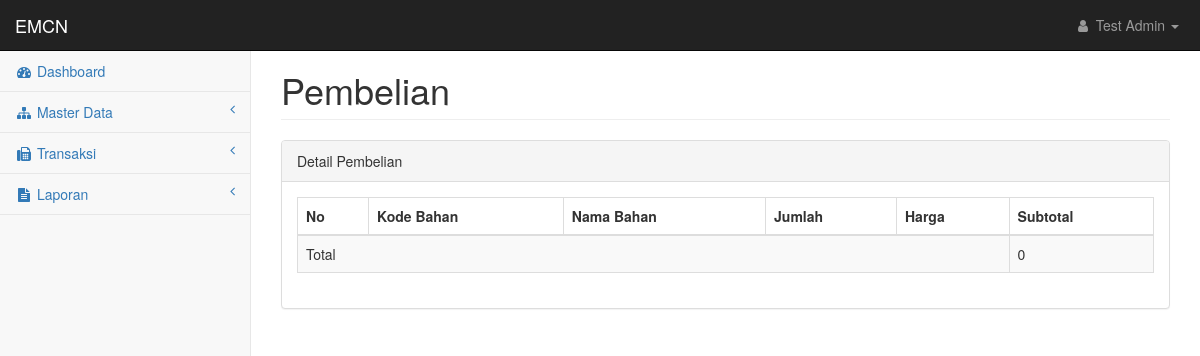
The app's page /index.php/PembelianController/getDetail/PBL-00002, older data.
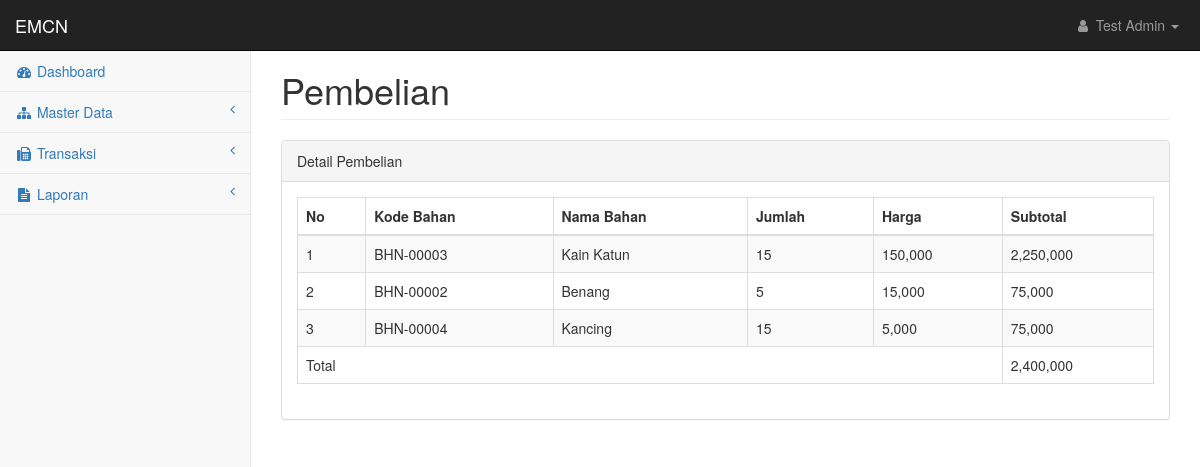
The same page, newer data.
### tables this page shows
CREATE TABLE `detail_pembelian` (
  `no_transaksi` varchar(50) NOT NULL,
  `kd_bahan` varchar(50) NOT NULL,
  `jumlah` int(11) NOT NULL,
  `harga` int(11) NOT NULL,
  `subtotal` int(11) NOT NULL
);

CREATE TABLE `bahan` (
  `kd_bahan` varchar(50) NOT NULL,
  `nama_bahan` varchar(50) NOT NULL,
  `stok` int(11) NOT NULL,
  `jenis` varchar(50) NOT NULL,
  `satuan` varchar(50) NOT NULL
);

### application/controllers/PembelianController.php (called while the page is built, shortened)
<?php
class PembelianController extends CI_Controller {
    public function getDetail()
    {
        $kd = $this->uri->segment(3);
		$index['data'] = $this->PembelianModel->getDetail($kd);
		$index['nav']  = 'Pembelian';
        $index['sub']  = 'Detail Pembelian';
        $index['content'] = 'pembelian/detail_view';
		$this->load->view('Template', $index);
    }
}

### index.php (called while the page is built, shortened)
<?php
require_once BASEPATH.'core/CodeIgniter.php';

### application/models/PembelianModel.php (called while the page is built, shortened)
<?php
class PembelianModel extends CI_Model
{
    public function getDetail($kd)
    {
        $this->db->select('a.kd_bahan,nama_bahan,jumlah,harga,subtotal');
        $this->db->from('bahan a');
        $this->db->join('detail_pembelian b', 'a.kd_bahan=b.kd_bahan');
        $this->db->where('b.no_transaksi',$kd);
        return $this->db->get()->result_array();
    }
}
?>

### application/views/pembelian/detail_view.php (the view)
<div class="row">
<div class="col-md-12">
<h1 class="page-header"><?php echo $nav; ?></h1>
</div>
</div>
<div class="row">
<div class="col-md-12">
<div class="panel panel-default">
<div class="panel-heading"><?php echo $sub; ?></div>
<div class="panel-body">
<div class="table-responsive">
<table class="table table-bordered table-striped table-hover">
<thead>
<tr>
<th>No</th>
<th>Kode Bahan</th>
<th>Nama Bahan</th>
<th>Jumlah</th>
<th>Harga</th>
<th>Subtotal</th>
</tr>
</thead>
<tbody>
<?php
$no=1;
$total = 0;
foreach($data as $dt){ ?>
<tr>
<td><?php echo $no; ?></td>
<td><?php echo $dt['kd_bahan']; ?></td>
<td><?php echo $dt['nama_bahan']; ?></td>
<td><?php echo $dt['jumlah']; ?></td>
<td><?php echo number_format($dt['harga']); ?></td>
<td><?php echo number_format($dt['subtotal']); ?></td>
</tr>
<?php
$total = $total + $dt['subtotal'];
$no++;
} ?>
<tr>
<td colspan="5">Total</td>
<td><?php echo number_format($total); ?></td>
</tr>
</tbody>
</table>
</div>
</div>
</div>
</div>
</div>

### application/views/Template.php (shortened to what this page needs)
<!DOCTYPE html>
<html lang="en">
    <head>
        <link href="<?php echo base_url('assets/') ?>/css/bootstrap.min.css" rel="stylesheet">
        <link href="<?php echo base_url('assets/') ?>/css/metisMenu.min.css" rel="stylesheet">
        <link href="<?php echo base_url('assets/') ?>/css/startmin.css" rel="stylesheet">
        <link href="<?php echo base_url('assets/') ?>/css/dataTables/dataTables.bootstrap.css" rel="stylesheet">
        <link href="<?php echo base_url('assets/') ?>/css/dataTables/dataTables.responsive.css" rel="stylesheet">
        <link href="<?php echo base_url('assets/') ?>/css/font-awesome.min.css" rel="stylesheet" type="text/css">
    </head>
    <body>
        <div id="wrapper">
            <nav class="navbar navbar-inverse navbar-fixed-top" role="navigation">
                <div class="navbar-header">
                    <a class="navbar-brand" href="">EMCN</a>
                </div>
                <ul class="nav navbar-right navbar-top-links">
                    <li class="dropdown">
                        <a class="dropdown-toggle" data-toggle="dropdown" href="#">
                            <i class="fa fa-user fa-fw"></i> Test Admin <b class="caret"></b>
                        </a>
                    </li>
                </ul>
                <div class="navbar-default sidebar" role="navigation">
                    <div class="sidebar-nav navbar-collapse">
                        <ul class="nav" id="side-menu">
                            <li>
                                <a href="index.html"><i class="fa fa-dashboard fa-fw"></i> Dashboard</a>
                            </li>
                            <li>
                                <a href="#"><i class="fa fa-sitemap fa-fw"></i> Master Data<span class="fa arrow"></span></a>
                            </li>
                            <li>
                                <a href="#"><i class="fa fa-fax fa-fw"></i> Transaksi<span class="fa arrow"></span></a>
                            </li>
                            <li>
                                <a href="#"><i class="fa fa-file-text fa-fw"></i> Laporan<span class="fa arrow"></span></a>
                            </li>
                        </ul>
                    </div>
                </div>
            </nav>
            <div id="page-wrapper">
                <div class="container-fluid">
                    <div class="row">
                        <div class="col-lg-12">
                            <?php $this->load->view($content); ?>
                        </div>
                    </div>
                </div>
            </div>
        </div>
    </body>
</html>

### assets/css/startmin.css (style rules this page uses)
body { background-color: #f8f8f8; }
#wrapper { width: 100%; }
#page-wrapper { padding-top: 30px; min-height: 568px; background-color: #fff; }
@media (min-width:768px) { #page-wrapper { position: inherit; margin-left: 250px; padding: 30px 15px 0 15px; border-left: 1px solid #e7e7e7; } }
.navbar-header { float: left; }
.navbar-right { text-align: right; }
.navbar-top-links { margin: 0; }
.navbar-top-links li { display: inline-block; }
.navbar-top-links li:last-child { margin-right: 6px; }
.navbar-top-links li a { padding: 15px; min-height: 50px; }
.navbar-top-links>li>a { color: #999; }
.sidebar .sidebar-nav.navbar-collapse { padding-right: 0; padding-left: 0; }
.sidebar ul li { border-bottom: 1px solid #e7e7e7; }
.sidebar .arrow { float: right; }
.sidebar .fa.arrow:before { content: "\f104"; }
@media (min-width:768px) { .sidebar { z-index: 1; position: absolute; width: 250px; margin-top: 51px; } }

Row changes from the older to the newer data that the page shows:
added detail_pembelian: kd_bahan.kd_bahan "BHN-00003", kd_bahan.nama_bahan "Kain Katun", jumlah "15", harga "150,000", subtotal "2,250,000"
added detail_pembelian: kd_bahan.kd_bahan "BHN-00002", kd_bahan.nama_bahan "Benang", jumlah "5", harga "15,000", subtotal "75,000"
added detail_pembelian: kd_bahan.kd_bahan "BHN-00004", kd_bahan.nama_bahan "Kancing", jumlah "15", harga "5,000", subtotal "75,000"
Text that changed along with them:
$total: "0" → "2,400,000"
